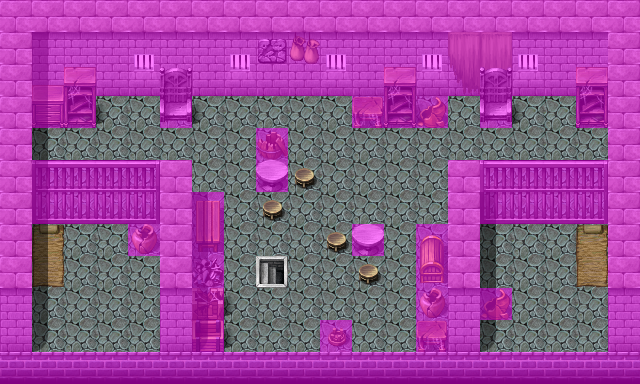

Below is a game level as drawn by its tile map, then a one-line description and the .tmx that defines it (tile-layer data replaced by summaries):
An orthogonal 20x12 tile map with 32x32 px tiles, 4 tile layers (Ground, Objects, Above, Walkable), 17 tilesets and 7 objects (6x spawn, mapchange).

<map version="1.0" orientation="orthogonal" width="20" height="12" tilewidth="32" tileheight="32">
    <tileset firstgid="1" name="map_28" tilewidth="32" tileheight="32">
        <image source="../drawable/map_28.png" width="256" height="256" />
    </tileset>
    <tileset firstgid="65" name="map_7" tilewidth="32" tileheight="32">
        <image source="../drawable/map_7.png" width="256" height="256" />
    </tileset>
    <tileset firstgid="129" name="map_19" tilewidth="32" tileheight="32">
        <image source="../drawable/map_19.png" width="256" height="256" />
    </tileset>
    <tileset firstgid="193" name="map_22" tilewidth="32" tileheight="32">
        <image source="../drawable/map_22.png" width="256" height="256" />
    </tileset>
    <tileset firstgid="257" name="map_5" tilewidth="32" tileheight="32">
        <image source="../drawable/map_5.png" width="256" height="256" />
    </tileset>
    <tileset firstgid="321" name="map_27" tilewidth="32" tileheight="32">
        <image source="../drawable/map_27.png" width="256" height="256" />
    </tileset>
    <tileset firstgid="385" name="map_11" tilewidth="32" tileheight="32">
        <image source="../drawable/map_11.png" width="256" height="256" />
    </tileset>
    <tileset firstgid="449" name="map_1" tilewidth="32" tileheight="32">
        <image source="../drawable/map_1.png" width="256" height="256" />
    </tileset>
    <tileset firstgid="513" name="map_14" tilewidth="32" tileheight="32">
        <image source="../drawable/map_14.png" width="256" height="256" />
    </tileset>
    <tileset firstgid="577" name="map_3" tilewidth="32" tileheight="32">
        <image source="../drawable/map_3.png" width="256" height="256" />
    </tileset>
    <tileset firstgid="641" name="map_12" tilewidth="32" tileheight="32">
        <image source="../drawable/map_12.png" width="256" height="256" />
    </tileset>
    <tileset firstgid="705" name="map_9" tilewidth="32" tileheight="32">
        <image source="../drawable/map_9.png" width="256" height="256" />
    </tileset>
    <tileset firstgid="769" name="map_10" tilewidth="32" tileheight="32">
        <image source="../drawable/map_10.png" width="256" height="256" />
    </tileset>
    <tileset firstgid="833" name="map_8" tilewidth="32" tileheight="32">
        <image source="../drawable/map_8.png" width="256" height="256" />
    </tileset>
    <tileset firstgid="897" name="map_29" tilewidth="32" tileheight="32">
        <image source="../drawable/map_29.png" width="256" height="256" />
    </tileset>
    <tileset firstgid="961" name="map_0" tilewidth="32" tileheight="32">
        <image source="../drawable/map_0.png" width="256" height="256" />
    </tileset>
    <tileset firstgid="1025" name="map_2" tilewidth="32" tileheight="32">
        <image source="../drawable/map_2.png" width="256" height="256" />
    </tileset>
    <layer name="Ground" width="20" height="12">
        <data>[240 cells, 240 non-empty, 6 distinct tile ids]</data>
    </layer>
    <layer name="Objects" width="20" height="12">
        <data>[240 cells, 73 non-empty, 37 distinct tile ids]</data>
    </layer>
    <layer name="Above" width="20" height="12">
        <data>[240 cells, 22 non-empty, 4 distinct tile ids]</data>
    </layer>
    <layer name="Walkable" width="20" height="12">
        <data>[240 cells, 147 non-empty, 1 distinct tile ids]</data>
    </layer>
    <objectgroup name="Mapevents">
        <object name="down" type="mapchange" x="256" y="256" width="32" height="32">
            <properties>
                <property name="map" value="flagstone_inner" />
                <property name="place" value="up" />
            </properties>
        </object>
    </objectgroup>
    <objectgroup name="Spawn">
        <object name="prisoner1" type="spawn" x="480" y="224" width="128" height="128">
            <properties>
                <property name="spawngroup" value="prisoner1" />
            </properties>
        </object>
        <object name="prisoner2" type="spawn" x="32" y="224" width="128" height="128">
            <properties>
                <property name="spawngroup" value="prisoner2" />
            </properties>
        </object>
        <object name="skeleton2" type="spawn" x="192" y="96" width="192" height="256">
            <properties>
                <property name="quantity" value="2" />
                <property name="spawngroup" value="skeleton2" />
            </properties>
        </object>
        <object name="flagstone_guard0" type="spawn" x="544" y="96" width="64" height="64">
            <properties>
                <property name="spawngroup" value="flagstone_guard0" />
            </properties>
        </object>
        <object name="skeleton2_1" type="spawn" x="512" y="96" width="32" height="64">
            <properties>
                <property name="quantity" value="2" />
                <property name="spawngroup" value="skeleton2" />
            </properties>
        </object>
        <object name="skeleton3" type="spawn" x="320" y="128" width="128" height="96">
            <properties>
                <property name="spawngroup" value="skeleton3" />
            </properties>
        </object>
    </objectgroup>
    <objectgroup name="Keys" />
</map>
